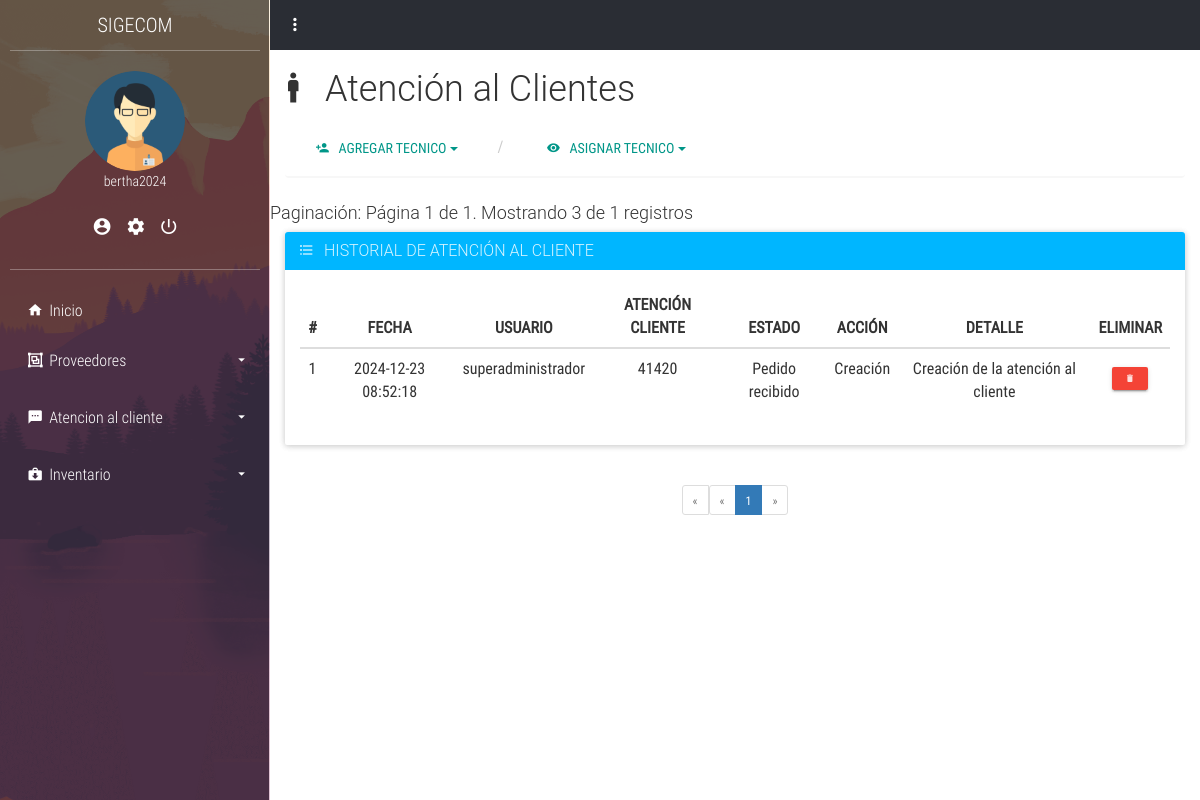
Page /atencion_cliente/historial.php (signed in) on the committed database.
### tables this page shows
CREATE TABLE IF NOT EXISTS `usuario` (
  `ID_usuario` int NOT NULL AUTO_INCREMENT,
  `id_personal` int DEFAULT NULL,
  `Nombre_usuario` varchar(50) NOT NULL,
  `Correo` varchar(250) DEFAULT NULL,
  `password` varchar(100) NOT NULL,
  `ID_tipousuario` int DEFAULT NULL,
  `Estado` int DEFAULT '1',
  `confirmado` int NOT NULL DEFAULT '0',
  `codigo` varchar(4) DEFAULT NULL,
  `token` int DEFAULT NULL,
  `fecha` timestamp NOT NULL,
  PRIMARY KEY (`ID_usuario`),
  KEY `ID_tipousuario` (`ID_tipousuario`),
  KEY `id_Personal` (`id_personal`)
);

CREATE TABLE IF NOT EXISTS `historial_atencion_cliente` (
  `id` int NOT NULL AUTO_INCREMENT,
  `id_usuario` int DEFAULT NULL,
  `id_atencion_cliente` int DEFAULT NULL,
  `id_estado_atencion_cliente` int DEFAULT NULL,
  `fecha` datetime NOT NULL,
  `accion` varchar(250) NOT NULL DEFAULT 'Registrado',
  `detalle` text,
  PRIMARY KEY (`id`),
  KEY `id_atencion_cliente` (`id_atencion_cliente`),
  KEY `id_estado_atencion_cliente` (`id_estado_atencion_cliente`),
  KEY `id_usuario` (`id_usuario`)
);

CREATE TABLE IF NOT EXISTS `atencion_cliente` (
  `ID` int NOT NULL AUTO_INCREMENT,
  `ID_usuario` int NOT NULL,
  `id_cliente` int NOT NULL,
  `ID_tipo_servicio` int NOT NULL,
  `Codigo_Operacion` varchar(50) NOT NULL,
  `fecha_creacion` datetime NOT NULL,
  `estado` int NOT NULL DEFAULT '1',
  PRIMARY KEY (`ID`),
  KEY `ID_tipo_servicio` (`ID_tipo_servicio`),
  KEY `id_cliente` (`id_cliente`)
);

CREATE TABLE IF NOT EXISTS `estado_atencion_cliente` (
  `id` int NOT NULL AUTO_INCREMENT,
  `nombre` varchar(250) NOT NULL,
  PRIMARY KEY (`id`)
);

### app/config.php (called while the page is built, shortened)
<?php
$URL = "http://localhost/sigecom/";

### layout/sesion.php (called while the page is built, shortened)
<?php
if (isset($_SESSION['sesion_usuario'])) {
    $nombre_usuario_sesion = $_SESSION['sesion_usuario'];
    $sql = "SELECT u.ID_usuario, u.Nombre_usuario, u.ID_tipousuario, tu.Nombre_tipousuario as rol, p.ID_cargo, u.Correo
            FROM usuario as u
            INNER JOIN tipo_usuario as tu ON u.ID_tipousuario = tu.ID_tipousuario
            INNER JOIN personal as p ON u.id_personal = p.ID_personal
            WHERE Nombre_usuario = :nombre_usuario_sesion";
    $query = $pdo->prepare($sql);
    $query->execute(['nombre_usuario_sesion' => $nombre_usuario_sesion]);
    $usuarios = $query->fetchAll(PDO::FETCH_ASSOC);
    foreach ($usuarios as $usuario) {
        $nombres_sesion = $usuario['Nombre_usuario'];
        $rol_sesion = $usuario['rol'];
    }
} else {
    echo "no existe sesion";
    header('Location: ' . $URL . '/login');
}

### atencion_cliente/historial.php (the view, shortened to what this page needs)
<?php
include ('../app/config.php');
include ('../layout/sesion.php');
include ('../layout/parte1.php');
include ('../layout/tecnico.php');
$limit = 3;
$page = (isset($_GET['page'])) ? $_GET['page'] : 1;
$offset = ($page - 1) * $limit;
try {
    $query = "SELECT h.id, h.fecha, h.accion, h.detalle, u.Nombre_usuario as usuario, a.Codigo_Operacion as atencion_cliente, e.nombre as estado_atencion_cliente
              FROM historial_atencion_cliente h
              JOIN usuario u ON h.id_usuario = u.ID_usuario
              JOIN atencion_cliente a ON h.id_atencion_cliente = a.ID
              JOIN estado_atencion_cliente e ON h.id_estado_atencion_cliente = e.id";
    $stmt = $pdo->query($query);
    $total = $stmt->rowCount();
    $pages = ceil($total / $limit);
    $query .= " ORDER BY h.fecha DESC LIMIT :offset, :limit";
    $stmt = $pdo->prepare($query);
    $stmt->bindParam(':offset', $offset, PDO::PARAM_INT);
    $stmt->bindParam(':limit', $limit, PDO::PARAM_INT);
    $stmt->execute();
    echo "<h4>Paginación: Página $page de $pages. Mostrando $limit de $total registros</h4>";
} catch (PDOException $e) {
    echo "Error: " . $e->getMessage();
}
?>
<div class="container-fluid">
    <div class="panel panel-success">
        <div class="panel-heading" style="background-color: #00b6ff;">
            <h3 class="panel-title">
                <i class="zmdi zmdi-format-list-bulleted"></i> &nbsp; HISTORIAL DE ATENCIÓN AL CLIENTE
            </h3>
        </div>
        <div class="panel-body">
            <div class="table-responsive">
                <table class="table table-hover text-center">
                    <thead>
                        <tr>
                            <th class="text-center">#</th>
                            <th class="text-center">FECHA</th>
                            <th class="text-center">USUARIO</th>
                            <th class="text-center">ATENCIÓN CLIENTE</th>
                            <th class="text-center">ESTADO</th>
                            <th class="text-center">ACCIÓN</th>
                            <th class="text-center">DETALLE</th>
                            <th class="text-center">ELIMINAR</th>
                        </tr>
                    </thead>
                    <tbody>
                        <?php
                        $contador = 0;
                        if ($stmt) {
                            while ($fila = $stmt->fetch(PDO::FETCH_ASSOC)) : ?>
                                <tr>
                                    <td><?php echo ++$contador; ?></td>
                                    <td><?php echo htmlspecialchars($fila['fecha']); ?></td>
                                    <td><?php echo htmlspecialchars($fila['usuario']); ?></td>
                                    <td><?php echo htmlspecialchars($fila['atencion_cliente']); ?></td>
                                    <td><?php echo htmlspecialchars($fila['estado_atencion_cliente']); ?></td>
                                    <td><?php echo htmlspecialchars($fila['accion']); ?></td>
                                    <td><?php echo htmlspecialchars($fila['detalle']); ?></td>
                                    <td>
                                        <form action="delete_historial.php" method="post" onsubmit="return confirm('Are you sure you want to delete this item?');">
                                            <button type="submit" class="btn btn-danger btn-raised btn-xs">
                                                <i class="zmdi zmdi-delete"></i>
                                            </button>
                                        </form>
                                    </td>
                                </tr>
                            <?php endwhile;
                        } else { ?>
                            <tr>
                                <td colspan="7">No se encontraron datos</td>
                            </tr>
                        <?php } ?>
                    </tbody>
                </table>
            </div>
        </div>
    </div>
</div>
<nav class="text-center">
    <ul class="pagination pagination-sm">
        <li class="<?php echo ($page <= 1) ? 'disabled' : ''; ?>"><a href="<?php echo $URL . '/atencion_cliente/historial.php?page=1'; ?>">«</a>
            <a href="<?php echo $page > 1 ? $URL . '/atencion_cliente/historial.php?page=' . ($page - 1) : 'javascript:void(0)'; ?>">«</a>
        </li>
        <?php
        $query = "SELECT COUNT(*) as total FROM historial_atencion_cliente";
        $stmt = $pdo->query($query);
        $total = $stmt ? $stmt->fetchColumn() : 0;
        $pages = ceil($total / $limit);
        for ($i = 1; $i <= $pages; $i++) {
            $active = ($i == $page) ? 'active' : '';
            echo '<li class="' . $active . '"><a href="' . $URL . '/atencion_cliente/historial.php?page=' . $i . '">' . $i . '</a></li>';
        }
        ?>
        <li class="<?php echo ($page >= $pages) ? 'disabled' : ''; ?>">
            <a href="<?php echo $page < $pages ? $URL . '/atencion_cliente/historial.php?page=' . ($page + 1) : 'javascript:void(0)'; ?>">»</a>
        </li>
    </ul>
</nav>

### layout/parte1.php (shortened to what this page needs)
<!DOCTYPE html>
<html lang="es">
<head>
	<link rel="stylesheet" href="<?php echo $URL; ?>/plant/css/main.css">
</head>
<body>
	<section class="full-box cover dashboard-sideBar">
		<div class="full-box dashboard-sideBar-ct">
			<div class="full-box text-uppercase text-center text-titles dashboard-sideBar-title">
				SIGECOM <i class="zmdi zmdi-close btn-menu-dashboard visible-xs"></i>
			</div>
			<div class="full-box dashboard-sideBar-UserInfo">
				<figure class="full-box">
					<img src="<?php echo $URL; ?>/plant/assets/avatars/AdminMaleAvatar.png" alt="UserIcon">
					<figcaption class="text-center text-titles"><?php echo $nombres_sesion; ?></figcaption>
				</figure>
				<ul class="full-box list-unstyled text-center">
					<li>
						<a href="<?php echo $URL; ?>/my_data" title="Mis datos">
							<i class="zmdi zmdi-account-circle"></i>
						</a>
					</li>
					<li>
						<a href="<?php echo $URL; ?>/my_account" title="Mi cuenta">
							<i class="zmdi zmdi-settings"></i>
						</a>
					</li>
					<li>
    <a href="#" title="Cerrar Sesión" onclick="confirmacionCerrarSesion(event)">
        <i class="zmdi zmdi-power"></i>
    </a>
</li>
				</ul>
			</div>
			<ul class="list-unstyled full-box dashboard-sideBar-Menu">
				<li>
					<a href="<?php echo $URL; ?>/home.php">
						<i class="zmdi zmdi-home zmdi-hc-fw"></i> Inicio
					</a>
				</li>
				<?php if ($rol_sesion !== "tecnico"): ?>
				<li>
					<a href="#!" class="btn-sideBar-SubMenu">
						<i class="zmdi zmdi-group zmdi-hc-fw"></i> Proveedores <i class="zmdi zmdi-caret-down pull-right"></i>
					</a>
					<ul class="list-unstyled full-box">
					</ul>
				</li>
<?php endif; ?>
				<?php if ($rol_sesion !== "tecnico"): ?>
				<li>
					<a href="#!" class="btn-sideBar-SubMenu">
						<i class="zmdi zmdi-comment-more zmdi-hc-fw"></i> Atencion al cliente<i class="zmdi zmdi-caret-down pull-right"></i>
					</a>
					<ul class="list-unstyled full-box">
					</ul>
				</li>
				<?php endif; ?>
				<?php if ($rol_sesion !== "tecnico"): ?>
				<li>
					<a href="#!" class="btn-sideBar-SubMenu">
						<i class="zmdi zmdi-case-download zmdi-hc-fw"></i> Inventario <i class="zmdi zmdi-caret-down pull-right"></i>
					</a>
					<ul class="list-unstyled full-box">
					</ul>
				</li>
				<?php endif; ?>
			</ul>
		</div>
	</section>
	<section class="full-box dashboard-contentPage">
		<nav class="full-box dashboard-Navbar">
			<ul class="full-box list-unstyled text-right">
				<li class="pull-left">
					<a href="#!" class="btn-menu-dashboard"><i class="zmdi zmdi-more-vert"></i></a>
				</li>
			</ul>
		</nav>
</body>
</html>

### plant/css/main.css (style rules this page uses)
body, html { background-color: #fff; width: 100%; height: 100%; margin: 0; padding: 0; position: relative; font-size: 16px; font-family: 'RobotoCondensed'; overflow: hidden; }
.full-box { margin: 0; padding: 0; width: 100%; box-sizing: border-box; }
.cover { background: 50% 50% no-repeat; background-size: cover; }
.text-titles { font-family: 'RobotoCondensedLight' }
.dashboard-sideBar, .dashboard-contentPage { position: absolute; top: 0; height: 100%; transition: all .3s ease-in-out; }
.dashboard-sideBar, .dashboard-sideBar-ct { width: 270px; }
.dashboard-sideBar { left: 0; z-index: 2; background-image: url('../assets/img/sideBar.png'); border-right: 1px solid rgba(255, 255, 255, .7); overflow: hidden; }
.dashboard-sideBar-ct { position: relative; height: 100%; background-color: rgba(42, 45, 52, 0.7); padding: 0 10px; padding-bottom: 30px; }
.dashboard-sideBar-title, .dashboard-sideBar-title > i { height: 50px; line-height: 50px; color: #fff; font-size: 20px; }
.dashboard-sideBar-title { position: relative; }
.dashboard-sideBar-UserInfo { border-top: 1px solid rgba(255, 255, 255, .3); border-bottom: 1px solid rgba(255, 255, 255, .3); color: #fff; font-size: 14px; padding: 20px 0; }
.dashboard-sideBar-UserInfo figure img { width: 100px; height: 100px; border-radius: 100%; display: block; margin: 0 auto; }
.dashboard-sideBar-UserInfo ul { margin-top: 15px; }
.dashboard-sideBar-UserInfo ul > li, .dashboard-sideBar-UserInfo ul > li > a { display: inline-block; color: #fff; }
.dashboard-sideBar-UserInfo ul > li > a { outline: none; font-size: 20px; padding: 7px; transition: all .3s ease-in-out; }
.dashboard-sideBar-Menu { padding-top: 15px; }
.dashboard-sideBar-Menu > li, .dashboard-sideBar-Menu > li > a, .dashboard-sideBar-Menu > li > ul > li, .dashboard-sideBar-Menu > li > ul > li > a { line-height: 50px; font-family: "RobotoCondensedLight"; display: block; color: #fff; text-decoration: none; border-radius: 4px; transition: all .3s ease-in-out; position: relative; }
.dashboard-sideBar-Menu > li > a > i.zmdi-caret-down { line-height: 50px; transition: all .3s ease-in-out; }
.dashboard-sideBar-Menu > li > a { padding: 0 15px; box-sizing: border-box; height: 50px; outline: none; }
.dashboard-sideBar-Menu > li > ul { position: relative; padding-top: 7px; height: 0; overflow: hidden; }
.dashboard-contentPage { right: 0; z-index: 1; padding-left: 270px; }
.dashboard-Navbar, .dashboard-Navbar > ul, .dashboard-Navbar > ul >li, .dashboard-Navbar > ul > li > a { height: 50px; line-height: 50px; }
.dashboard-Navbar > ul > li > a { outline: none; }
.dashboard-Navbar { background-color: #2A2D34; overflow: hidden; }
.dashboard-Navbar > ul >li, .dashboard-Navbar > ul > li > a { display: inline-block; width: 50px; text-align: center; color: #fff; margin: 0; padding: 0; font-size: 20px; transition: all .3s ease-in-out; position: relative; }

### rows in the picture
usuario: Nombre_usuario "bertha2024"
historial_atencion_cliente: fecha "2024-12-23 08:52:18", id_usuario.Nombre_usuario "superadministrador", id_atencion_cliente.Codigo_Operacion "41420", id_estado_atencion_cliente.nombre "Pedido recibido", accion "Creación", detalle "Creación de la atención al cliente"

### other values in the picture
$page "1"
$pages "1"
$limit "3"
$total "1"
